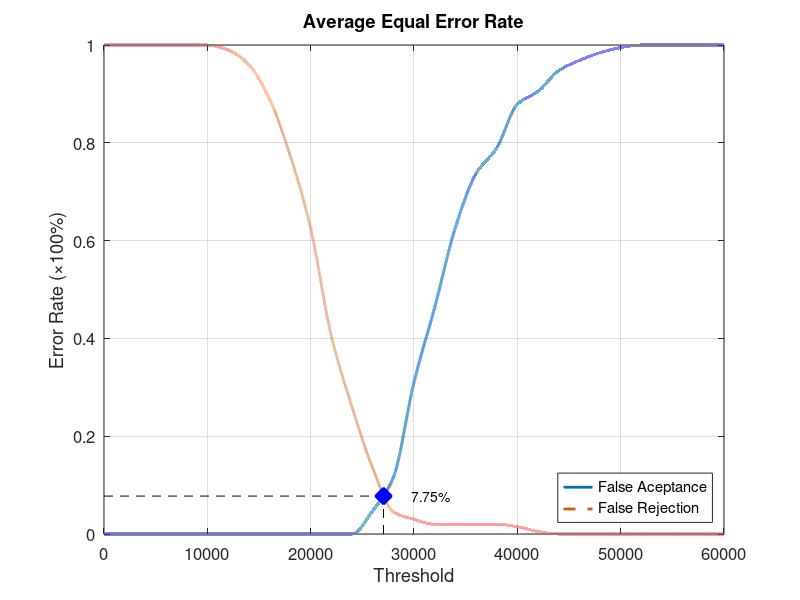
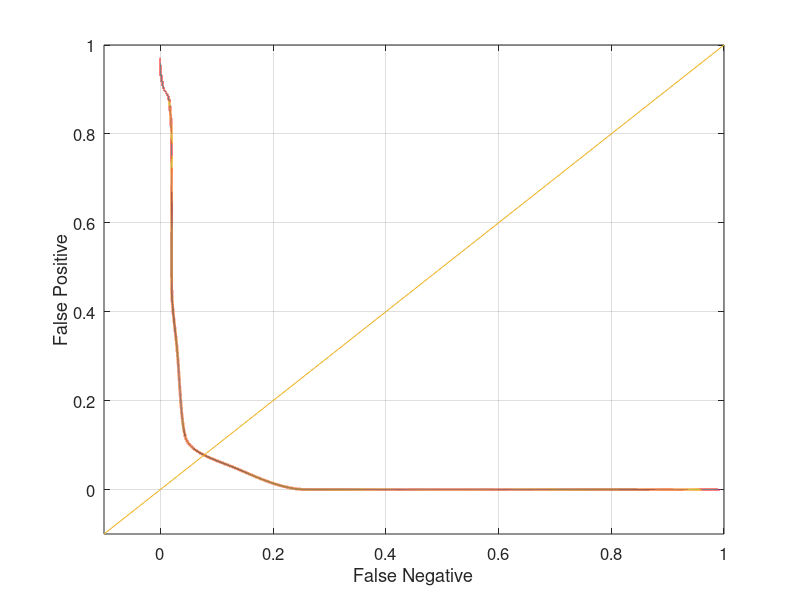

Reproduce these figures in MATLAB, in order.
function yEER = Database5_3
close all;
clear;
clc;
x = 0:2000:60000;
xq = 0:0.5:60000;

y0 = [0 0 0 0 0 0 0 0 0 0 0 0 0 0.0473684 0.115789 0.310526 0.463158 0.626316 0.736842 0.789474 0.878947 0.905263 0.947368 0.968421 0.984211 0.994737 1 1 1 1 1];
yy0 = interp1(x, y0, xq, 'pchip');
y1 = [1 1 1 1 1 1 0.99 0.96 0.89 0.775 0.625 0.405 0.26 0.135 0.045 0.03 0.02 0.02 0.02 0.02 0.015 0.005 0 0 0 0 0 0 0 0 0];
yy1 = interp1(x, y1, xq, 'pchip');

% Calculating EER: 
y2 = abs(y0 - y1);
find(y2 == min(y2))
yy2 = abs(yy0 - yy1);
xEER = find(yy2 == min(yy2));
xEERIndex = xq(xEER) % X-axis EER
yEER = yy0(xEER) % Y-axis EER

main = figure
plot(xq, yy0,'-','LineWidth', 2);	hold on
plot(xq, yy1,'--','LineWidth', 2);	hold on
plot([xEERIndex xEERIndex], [0 yEER], 'k--');	hold on
plot([0 xEERIndex], [yEER yEER], 'k--');	hold on
plot(xEERIndex, yEER, 'bx', 'LineWidth', 10);	hold on
text(xEERIndex + 10 * xEERIndex / 100, yEER, [num2str(round((10000 * yEER)) / 100) '%'])
legend('False Aceptance', 'False Rejection', 'Location', 'SouthEast')
xlabel('Threshold')
ylabel('Error Rate (\times100%)')
title('Average Equal Error Rate')
set(gca, 'FontSize', 12)
axis([0 60000 0 1])
grid on

print(main, 'Database5_3Main', '-dpng');
FNRxFPR = figure('Color', [1 1 1]);
plot(yy1, yy0, '-', yy1, yy0, 'LineWidth', 2);
hold on
y = -0.1:0.1:1
plot(y, y); 
set(gca, 'FontSize', 12)
xlabel('False Negative')
ylabel('False Positive')
axis([-0.1 1 -0.1 1])
set(gca, 'FontSize', 12)
grid on

print(FNRxFPR, 'Database5_3FNRxFPR','-dpng');
end
